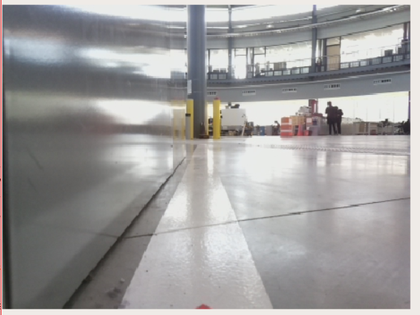
%> input picture white_lane_01/images/sample10.png, 420 x 315 px, shrunk from 588 x 441 before the run
$ octave detect_white_lane_test.m   (GNU Octave 9; MATLAB toolbox functions it lacks are replaced by stand-ins)
%> lines starting %> are read from the running program, lines starting %| are printed output that depends on the picture; in (x1, y1, x2, y2) boxes, pixels count from 0 and x2, y2 are one past the last pixel; in counts of white or black regions, pixels touching at a corner belong together; the program's own positions count from 1
clear;  close all;

picNames = dir('*.jpg');
for i = 1:1

%% Read image
% filename = picNames(i).name;
% img = imread(filename); %read image
% % img = img(350:end,:,:);

img = imread('sample10.png');
%> img is the input picture: size 315x420x3 uint8; mean R, G, B 157.2, 155.9, 155.6
img = img(0.5*size(img,1):end,:,:);
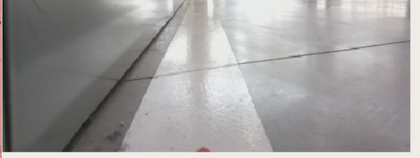
%> img: size 158x420x3 uint8; mean R, G, B 157.7, 155.6, 154.9

% [25 lines of commented-out code are left out]
gray = rgb2gray(img); %Convert to Grayscale image


% Binarize image
T = adaptthresh(gray, 0.6);
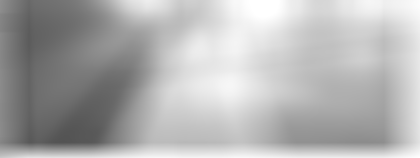
%> T: size 158x420 double; min 0.328, max 1, mean 0.694
bw = imbinarize(gray,T);
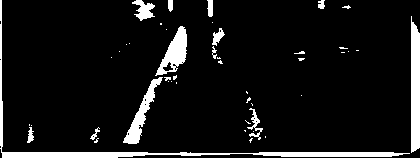
%> bw: size 158x420 logical; 8.6% white; 46 white regions (32 under 20 px), largest, box (x1, y1, x2, y2) and area: (0, 0, 410, 158) 2074, (411, 16, 420, 153) 1126, (155, 26, 187, 76) 732

% Gaussian to remove noise
bw = double(bw);
% bw_after = imgaussfilt(bw, 20);

bw_after = bw;
se = strel('disk',4);
bw_after = imopen(bw,se);
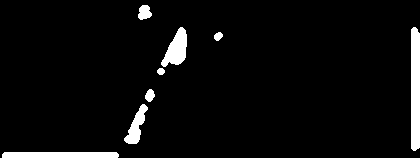
%> bw_after: size 158x420 double; values 0 (black) and 1 (white), 4.8% white; 8 white regions, largest, box (x1, y1, x2, y2) and area: (411, 27, 420, 151) 1088, (2, 152, 119, 158) 695, (161, 27, 187, 67) 600


% figure
% subplot(221);imshow(bw); title("Adaptive threshold");
% subplot(222);imshow(bw_after); title("Use Gaussian filter to remove noise");


%% filter out noise by remove darker pixels
% dark_pixel_ind = find(bw < 120);
% bw(dark_pixel_ind) = 0;


%% Detect edges
bw_Canny = edge(bw_after,'Canny',0.6,5); % Detect edges using Canny
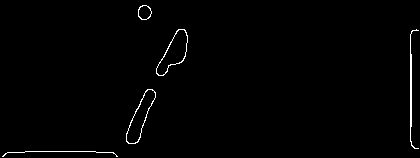
%> bw_Canny: size 158x420 logical; 1% white in thin lines or dots
% figure


%% Detect lines using hough transform
[H,T,R] = hough(bw_Canny,'RhoResolution',0.5,'ThetaResolution',0.5);
%> T = 360 values from -90 to 89.5; R = 1791 values from -447.5 to 447.5

numpeaks = 7; %Specify the number of peaks
P  = houghpeaks(H,numpeaks);
%> P = [1716 181; 594 1]

lines = houghlines(bw_Canny,T,R,P,'FillGap',100,'MinLength',10);
%> lines = 2 lines; point1 to point2 (x, y): (411, 35) to (411, 142), (26, 152) to (96, 152)

% %
% figure(1);
% subplot(211); imshow(bw); title('Original Image')

% figure(2);
figure
subplot(221);imshow(bw); title("Adaptive threshold");
subplot(222);imshow(bw_after); title("After removed noise");
subplot(223);imshow(bw_Canny); title("After canny edge detection");
subplot(224); imshow(bw_Canny); title('Use Hough transform to detect lines')
hold on

%% Plot lines on bw image
max_len = 0; % record max length
for k = 1:length(lines)
   xy = [lines(k).point1; lines(k).point2];
   plot(xy(:,1),xy(:,2),'LineWidth',2,'Color','green');

   % Plot beginnings and ends of lines
   plot(xy(1,1),xy(1,2),'x','LineWidth',2,'Color','yellow');
   plot(xy(2,1),xy(2,2),'x','LineWidth',2,'Color','red');

   % Determine the endpoints of the longest line segment
   len = norm(lines(k).point1 - lines(k).point2);
   if ( len > max_len)
      max_len = len;
      xy_long = xy;
   end
end
%> this loop made 2 passes
%> (len, max_len, xy_long) on pass 1: (107, 107, [411 35; 411 142])
%> (xy, len) on pass 2: ([26 152; 96 152], 70)
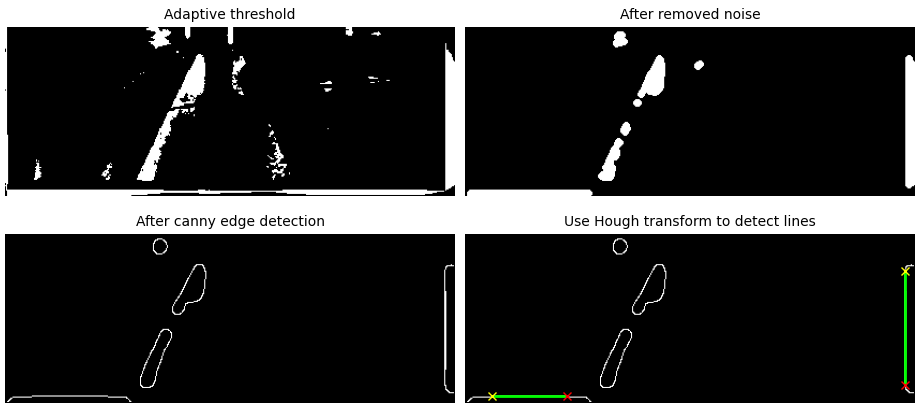
%> figure redrawn from the program's plot data, 4 panels

% hold on
%
% fprintf('This is the %d picture \n', i);
%
% % Find the desired point
% % We set the desired point to the midpoint of the two intersections
% % of y = 250 & y = -cot(theta)*x + csc(theta)*rho
% if size(lines,2) > 1
%     x1 = floor((250 - csc(lines(1).theta/180*pi)*lines(1).rho)/(-cot(lines(1).theta/180*pi)));
%     x2 = floor((250 - csc(lines(2).theta/180*pi)*lines(2).rho)/(-cot(lines(2).theta/180*pi)));
%     x_mid = (x1+x2)/2;
%     plot(x_mid, 250, '*', x1, 250, '*', x2, 250, '*' );
% end

% pause(1);
%
%
% close all;

end

$ run again, with white_lane_01/images/sample1.png copied over white_lane_01/images/sample10.png
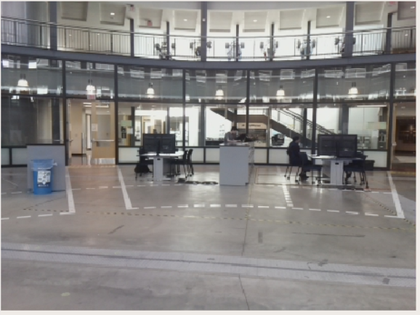
%> input picture white_lane_01/images/sample1.png, 420 x 315 px, shrunk from 578 x 434 before the run
%> img is the input picture: size 315x420x3 uint8; mean R, G, B 135.6, 133.1, 131.5
%> img: size 158x420x3 uint8
%> `bw = imbinarize(gray,T);`:
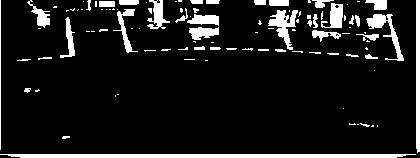
%> bw: size 158x420 logical; 10.7% white; 103 white regions (64 under 20 px), largest, box (x1, y1, x2, y2) and area: (0, 154, 416, 158) 1583, (416, 0, 420, 153) 606, (268, 10, 298, 50) 497
%> bw_after: size 158x420 double; values 0 (black) and 1 (white), 6.4% white; 18 white regions, largest, box (x1, y1, x2, y2) and area: (20, 154, 397, 158) 1502, (416, 0, 420, 151) 601, (269, 11, 288, 37) 262
%> bw_Canny: size 158x420 logical; 1.8% white in thin lines or dots
%> `[H,T,R] = hough(bw_Canny,'RhoResolution',0.5,'ThetaResolution',0.5);`: T = 360 values from -90 to 89.5; R = 1791 values from -447.5 to 447.5
%> P = [590 1]
%> lines = 1 line; point1 to point2 (x, y): (44, 154) to (374, 154)
%> the loop `for k = 1:length(lines)` made 1 pass
%> (len, max_len, xy_long) on pass 1: (330, 330, [44 154; 374 154])
%> after the loop `for k = 1:length(lines)`:
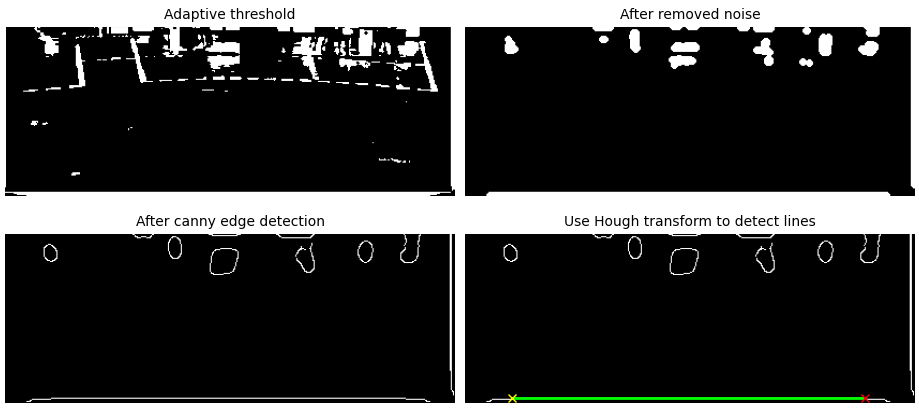
%> figure redrawn from the program's plot data, 4 panels

$ run again, with white_lane_01/images/sample2.png copied over white_lane_01/images/sample10.png
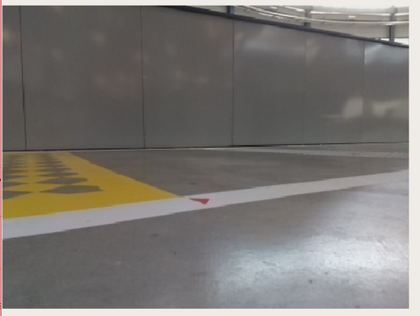
%> input picture white_lane_01/images/sample2.png, 420 x 316 px, shrunk from 590 x 444 before the run
%> img is the input picture: size 316x420x3 uint8; mean R, G, B 123.4, 120.1, 116.1
%> img: size 159x420x3 uint8
%> `bw = imbinarize(gray,T);`:
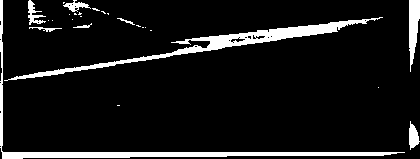
%> bw: size 159x420 logical; 9.1% white; 26 white regions (17 under 20 px), largest, box (x1, y1, x2, y2) and area: (4, 17, 383, 81) 2527, (0, 0, 405, 159) 2338, (409, 0, 420, 72) 526
%> bw_after: size 159x420 double; values 0 (black) and 1 (white), 2.7% white; 5 white regions, box (x1, y1, x2, y2) and area: (269, 21, 344, 41) 726, (409, 0, 420, 49) 453, (208, 35, 231, 50) 274, (409, 126, 419, 147) 171, (2, 152, 25, 159) 152
%> bw_Canny: size 159x420 logical; 0.59% white in thin lines or dots
%> `[H,T,R] = hough(bw_Canny,'RhoResolution',0.5,'ThetaResolution',0.5);`: T = 360 values from -90 to 89.5; R = 1793 values from -448 to 448
%> P = [1054 345; 1733 181; 1019 347; 1711 181; 827 1; 1713 186; 854 8]
%> lines = 7 lines; point1 to point2 (x, y): (216, 36) to (419, 36), (408, 23) to (218, 50), (419, 20) to (419, 144), (337, 21) to (218, 36), (408, 23) to (408, 140), (217, 36) to (289, 40), (408, 28) to (409, 15)
%> the loop `for k = 1:length(lines)` made 7 passes
%> (len, max_len, xy_long) on passes 1, 5: (191.9, 191.9, [408 23; 218 50]), (203, 203, [216 36; 419 36])
%> after the loop `for k = 1:length(lines)`:
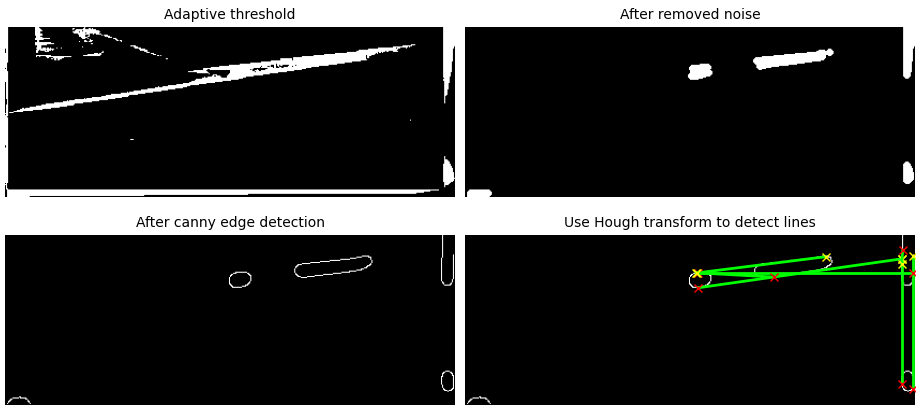
%> figure redrawn from the program's plot data, 4 panels
